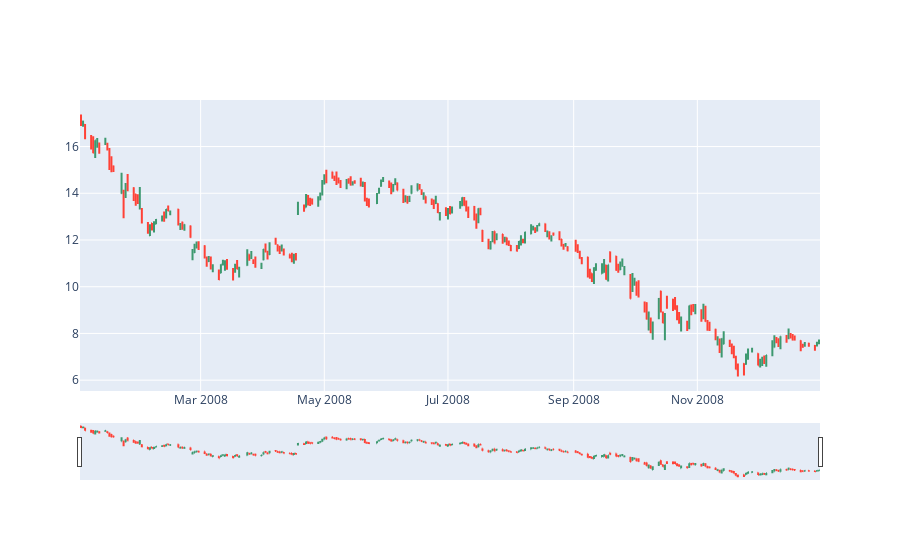

Notebook cell for this chart:
### Code cell
rango_ohlc = go.Ohlc(x=df_google['2008'].index,
                     open=df_google['2008']['Open'],
                     high=df_google['2008']['High'],
                     low=df_google['2008']['Low'],
                     close=df_google['2008']['Close'])
data = [rango_ohlc]
iplot(data)

### Figure 1 — Plotly figure (JSON) as saved in the notebook; plotly's stock layout.template omitted (floating-point values rounded to 4 significant figures; data arrays with more than 128 entries replaced by an {"elided": "..."} marker saying what was removed)
{"data": [{"close": {"elided": "253 float values"}, "high": {"elided": "253 float values"}, "low": {"elided": "253 float values"}, "open": {"elided": "253 float values"}, "type": "ohlc", "x": {"elided": "253 str values"}}], "layout": {}}
